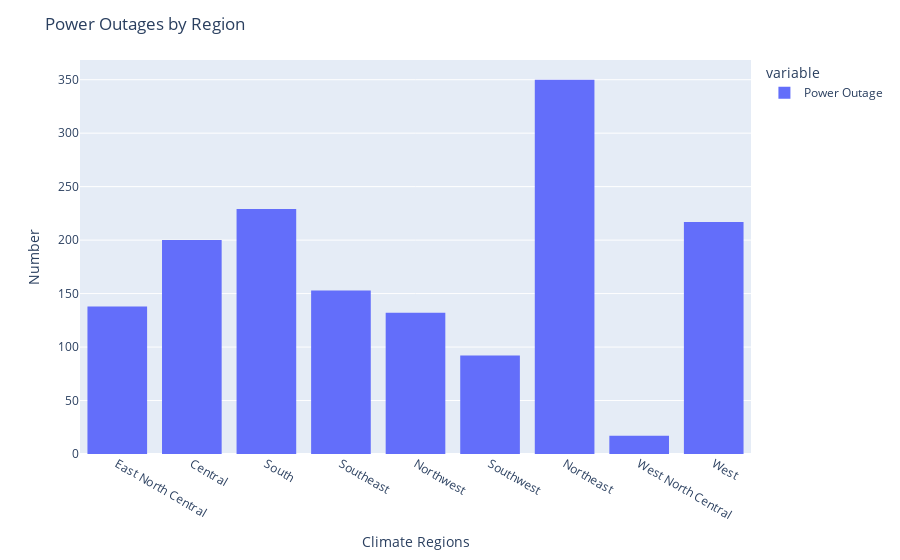

The notebook cell this image was saved under:
### Markdown cell above
## Power Outages by Region

### Code cell
df = outage_cleaned.copy()
df = df.rename(columns={'CLIMATE.REGION': 'Power Outage'})

df = df[['Power Outage']]
fig = px.histogram(df)
fig.update_layout(
    title_text="Power Outages by Region",
    xaxis_title="Climate Regions",
    yaxis_title="Number",
)
fig.show()

### Figure 1 — Plotly figure (JSON) as saved in the notebook; plotly's stock layout.template omitted (floating-point values rounded to 4 significant figures; data arrays with more than 128 entries replaced by an {"elided": "..."} marker saying what was removed)
{"data": [{"alignmentgroup": "True", "bingroup": "x", "hovertemplate": "variable=Power Outage<br>value=%{x}<br>count=%{y}<extra></extra>", "legendgroup": "Power Outage", "marker": {"color": "#636efa", "pattern": {"shape": ""}}, "name": "Power Outage", "offsetgroup": "Power Outage", "orientation": "v", "showlegend": true, "type": "histogram", "x": {"elided": "1534 str values"}, "xaxis": "x", "yaxis": "y"}], "layout": {"barmode": "relative", "legend": {"title": {"text": "variable"}, "tracegroupgap": 0}, "margin": {"t": 60}, "title": {"text": "Power Outages by Region"}, "xaxis": {"anchor": "y", "domain": [0, 1], "title": {"text": "Climate Regions"}}, "yaxis": {"anchor": "x", "domain": [0, 1], "title": {"text": "Number"}}}}
